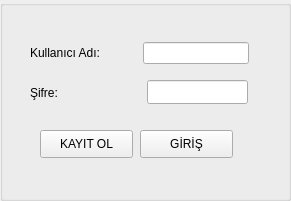
  <widget class="QGroupBox" name="groupBox">
   <property name="geometry">
    <rect>
     <x>170</x>
     <y>170</y>
     <width>291</width>
     <height>201</height>
    </rect>
   </property>
   <property name="title">
    <string/>
   </property>
   <widget class="QPushButton" name="btnKulKayit">
    <property name="geometry">
     <rect>
      <x>40</x>
      <y>130</y>
      <width>93</width>
      <height>28</height>
     </rect>
    </property>
    <property name="text">
     <string>KAYIT OL</string>
    </property>
   </widget>
   <widget class="QPushButton" name="btnGiris">
    <property name="geometry">
     <rect>
      <x>140</x>
      <y>130</y>
      <width>93</width>
      <height>28</height>
     </rect>
    </property>
    <property name="text">
     <string>GİRİŞ</string>
    </property>
   </widget>
   <widget class="QWidget" name="layoutWidget">
    <property name="geometry">
     <rect>
      <x>30</x>
      <y>40</y>
      <width>219</width>
      <height>26</height>
     </rect>
    </property>
    <layout class="QHBoxLayout" name="horizontalLayout">
     <item>
      <widget class="QLabel" name="label">
       <property name="text">
        <string>Kullanıcı Adı:</string>
       </property>
      </widget>
     </item>
     <item>
      <spacer name="horizontalSpacer">
       <property name="orientation">
        <enum>Qt::Horizontal</enum>
       </property>
       <property name="sizeHint" stdset="0">
        <size>
         <width>40</width>
         <height>20</height>
        </size>
       </property>
      </spacer>
     </item>
     <item>
      <widget class="QLineEdit" name="lneKulAdi"/>
     </item>
    </layout>
   </widget>
   <widget class="QWidget" name="layoutWidget">
    <property name="geometry">
     <rect>
      <x>30</x>
      <y>80</y>
      <width>178</width>
      <height>26</height>
     </rect>
    </property>
    <layout class="QHBoxLayout" name="horizontalLayout_2">
     <item>
      <widget class="QLabel" name="label_2">
       <property name="text">
        <string>Şifre:</string>
       </property>
      </widget>
     </item>
     <item>
      <spacer name="horizontalSpacer_2">
       <property name="orientation">
        <enum>Qt::Horizontal</enum>
       </property>
       <property name="sizeHint" stdset="0">
        <size>
         <width>40</width>
         <height>20</height>
        </size>
       </property>
      </spacer>
     </item>
    </layout>
   </widget>
   <widget class="QLineEdit" name="lneKulSifre">
    <property name="geometry">
     <rect>
      <x>147</x>
      <y>80</y>
      <width>101</width>
      <height>24</height>
     </rect>
    </property>
    <property name="font">
     <font>
      <stylestrategy>PreferAntialias</stylestrategy>
     </font>
    </property>
    <property name="inputMethodHints">
     <set>Qt::ImhHiddenText|Qt::ImhNoAutoUppercase|Qt::ImhNoPredictiveText|Qt::ImhSensitiveData</set>
    </property>
    <property name="echoMode">
     <enum>QLineEdit::Password</enum>
    </property>
   </widget>
  </widget>
